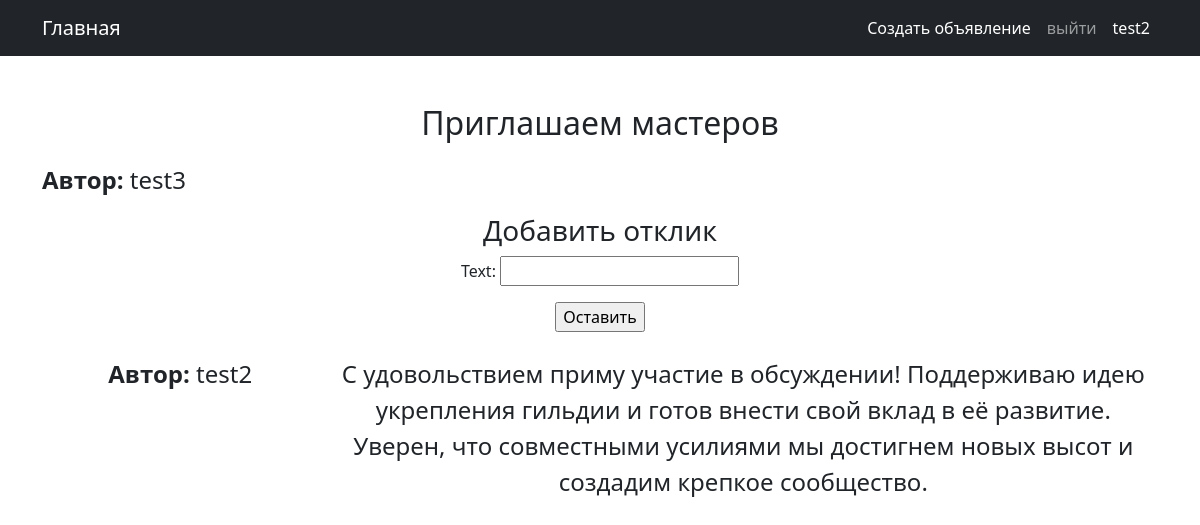
Page /ad/7 (signed in) on the committed database.
### notice/models.py (models this page shows, shortened)
class Ad(models.Model):
    user = models.ForeignKey(User, on_delete=models.CASCADE)
    category = models.ForeignKey(Category, on_delete=models.CASCADE)
    heading = models.CharField(max_length=255, unique=True)
    text = RichTextUploadingField()
    time_in = models.DateTimeField(auto_now_add=True)
    class Meta:
        verbose_name = 'Объявление'
        verbose_name_plural = 'Объявления'

class Comment(models.Model):
    STATUS_CHOICES = (("pending","на рассмотрении"),("accept","принят"),("reject","отклонен"))
    ad = models.ForeignKey(Ad, on_delete=models.CASCADE)
    user = models.ForeignKey(User, on_delete=models.CASCADE)
    text = models.CharField(max_length=255)
    time_create = models.DateTimeField(auto_now_add=True)
    status = models.CharField(max_length=20, choices=STATUS_CHOICES, default="pending")
    class Meta:
        verbose_name = 'Отклик'
        verbose_name_plural = 'Отклики'

### notice/views.py (the view, shortened to what this page needs)
# urls.py: path('<int:pk>', AdDetail.as_view() ,name='ad_detail'),
class AdDetail(LoginRequiredMixin,DetailView):
    model = Ad
    context_object_name = 'ad'
    template_name = 'ad/ad_detail.html'
    def get_context_data(self, **kwargs):
        context = super().get_context_data(**kwargs)
        context['form'] = CommentForm()
        return context

### notice/forms.py
class CommentForm(ModelForm):
    class Meta:
        model = Comment
        fields = ['text']

### templates/ad/ad_detail.html (shortened to what this page needs)
{% extends 'flatpages/default.html' %}
{% block content %}
<div style="margin-bottom: 20px;">
    <h2>{{ad.heading}}</h2>
</div>
<div style="display: flex; align-items: flex-start;">
    <div style="flex: 1; margin-right: 10px;">
        <div style="display: flex; flex-direction: column; align-items: flex-start;">
            <p style="font-size: 1.5em;"><strong>Автор:</strong> {{ad.user}}</p>
        </div>
    </div>
    <div style="flex: 3;">
    </div>
</div>
<h3>Добавить отклик</h3>
<form action="" method="post">
    {{ form.as_p }}
    <input type="submit" value="Оставить">
</form>
<br>
<div style="display: flex; flex-direction: column;">
    {% if ad.comment_set.all %}
        {% for comment in ad.comment_set.all %}
        <div style="display: flex; align-items: flex-start; margin-bottom: 10px;">
            <div style="flex: 1; margin-right: 10px;">
                <p style="font-size: 1.5em;"><strong>Автор:</strong> {{comment.user}}</p>
            </div>
            <div style="flex: 3;">
                <p style="font-size: 1.5em;">{{comment.text}}</p>
            </div>
        </div>
        {% endfor %}
    {% else %}
        <h4>Откликов пока нет</h4>
    {% endif %}
</div>
{% endblock content %}

### templates/flatpages/default.html (shortened to what this page needs)
<!DOCTYPE html>
<html lang="en">
    <head>
        {% load static %}
        <link href="{% static 'css/styles.css' %}" rel="stylesheet" />
    </head>
    <body>
        <nav class="navbar navbar-expand-lg navbar-dark bg-dark">
            <div class="container">
                <a class="navbar-brand" href="{% url 'ad_list' %}">Главная</a>
                <div class="collapse navbar-collapse" id="navbarSupportedContent">
                    <ul class="navbar-nav ms-auto mb-2 mb-lg-0">
                        <li class="nav-item"><a class="nav-link active" aria-current="page" href="{% url 'create'  %}">Создать объявление</a></li>
                        {% if request.user.is_authenticated %}
                        <li class="nav-item"><a class="nav-link" href="/accounts/logout/">выйти</a></li>
                        {% else %}
                        <li class="nav-item"><a class="nav-link" href="{% url 'account_login' %}">войти</a></li>
                        {% endif %}
                        <li class="nav-item"><a class="nav-link active" aria-current="page" href="{% url 'profile'  %}">{{user.username}}</a></li>
                    </ul>
                </div>
            </div>
        </nav>
        <div class="container">
            <div class="text-center mt-5">
                {% block content %}{% endblock content %}
            </div>
        </div>
    </body>
</html>

### rows in the picture
Ad: heading "Приглашаем мастеров", user "test3"
Comment: user "test2", text "С удовольствием приму участие в обсуждении! Поддерживаю идею укрепления гильдии и готов внести свой вклад в её развитие. Уверен, что совместными усилиями мы достигнем новых высот и создадим крепкое сообщество."

### other values in the picture
{{ user.username }} "test2"
